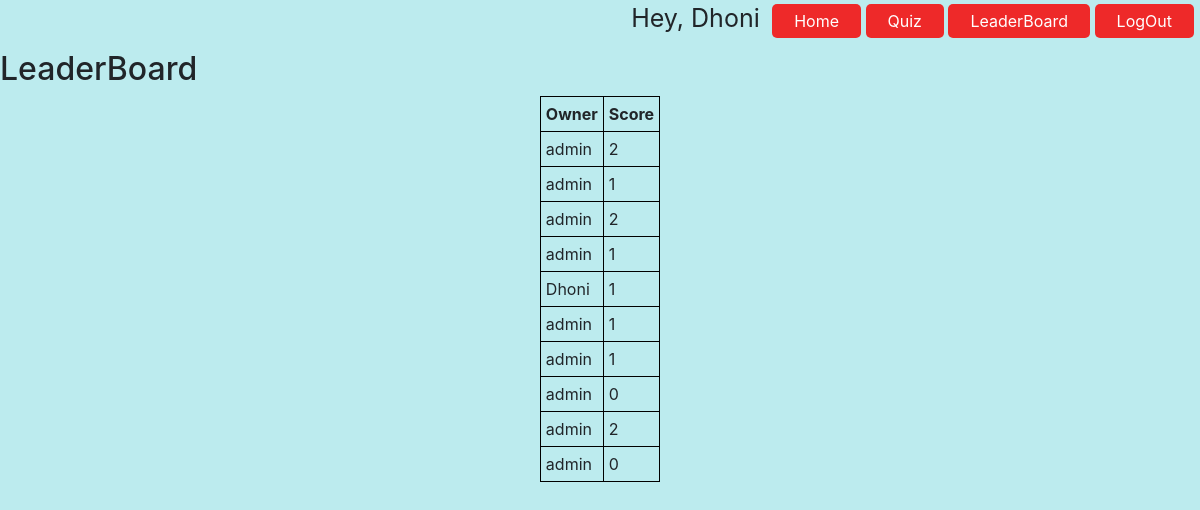
Page /basic_app/leader/ (signed in) on the committed database.
### basic_app/models.py (models this page shows)
class Scorrer(models.Model):
    owner = models.ForeignKey(User, related_name='books',default=None,on_delete=models.PROTECT)
    scored = models.CharField(max_length=200)

### basic_app/views.py (the view)
# urls.py: path('leader/',views.leader,name='leader')
def leader(request):
    global score
    scores = Scorrer.objects.all()
    args = {'scores':scores}
    return render(request,'quiz/leader.html',args)

### templates/quiz/leader.html (shortened to what this page needs)
{% extends 'base.html' %} {% block content %}
<H2>LeaderBoard</H2>
<table>
    <tr>
        <th>Owner</th>
        <th>Score</th>
    </tr>
    {% for score in scores %}
    <tr>
        <td>{{score.owner}}</td>
        <td>{{score.scored}}</td>
    </tr>
    {% endfor %}
</table>
{% endblock %}

### templates/base.html (shortened to what this page needs)
{% load static %}
<!DOCTYPE html>
<html lang="en">
<head>
    <link rel="stylesheet" href="https://stackpath.bootstrapcdn.com/bootstrap/4.4.1/css/bootstrap.min.css">
    <link href="{% static 'css/base.css' %}" rel="stylesheet">
    <link href="{% static 'css/quiz/quiz.css' %}" rel="stylesheet">
    <link href="{% static 'css/index.css' %}" rel="stylesheet">
</head>
<body>
    <div class="fix">
        <ul>
            {% if user.is_authenticated %}
            <span style="font-size:25px; margin-right:8px">Hey, {{user.username}}</span>
            {% endif %}
            <li><a href="{% url 'index' %}">Home</a></li>
            <li><a href="{% url 'quiz' %}">Quiz</a></li>
            <li><a href="{% url 'leader' %}">LeaderBoard</a></li>
            {% if user.is_authenticated %}
            <li><a href="{% url 'logout' %}">LogOut</a></li>
            {% else %}
            <li><a href="{% url 'login' %}">Login</a></li>
            <li><a href="{% url 'register' %}">Register</a></li>
            {% endif %}
        </ul>
    </div>
</body>
<div class="down">
    {% block content %} {% endblock %}
</div>
</html>

### basic_app/static/css/base.css (style rules this page uses)
ul { list-style-type: none; float: right; }
ul li { display: inline-block; }
ul li a { text-decoration: none; top: 20px; right: 20px; color: #fff; border: 2px solid transparent; padding: 5px 20px; border-radius: 5px; transition: 0.8s ease; background-color: rgb(238, 41, 41); }
.fix { margin: auto; width: 99%; height: 50px; }
th, td { border: 1px solid black; border-collapse: collapse; padding: 5px; }
table { border: 1px solid black; border-collapse: collapse; padding: 5px; margin:auto; }

### basic_app/static/css/index.css (style rules this page uses)
body { background-color: rgb(188, 235, 238); }

### rows in the picture
Scorrer: owner "admin", scored "2"
Scorrer: owner "admin", scored "1"
Scorrer: owner "admin", scored "2"
Scorrer: owner "admin", scored "1"
Scorrer: owner "Dhoni", scored "1"
Scorrer: owner "admin", scored "1"
Scorrer: owner "admin", scored "1"
Scorrer: owner "admin", scored "0"
Scorrer: owner "admin", scored "2"
Scorrer: owner "admin", scored "0"

### other values in the picture
{{ user.username }} "Dhoni"
